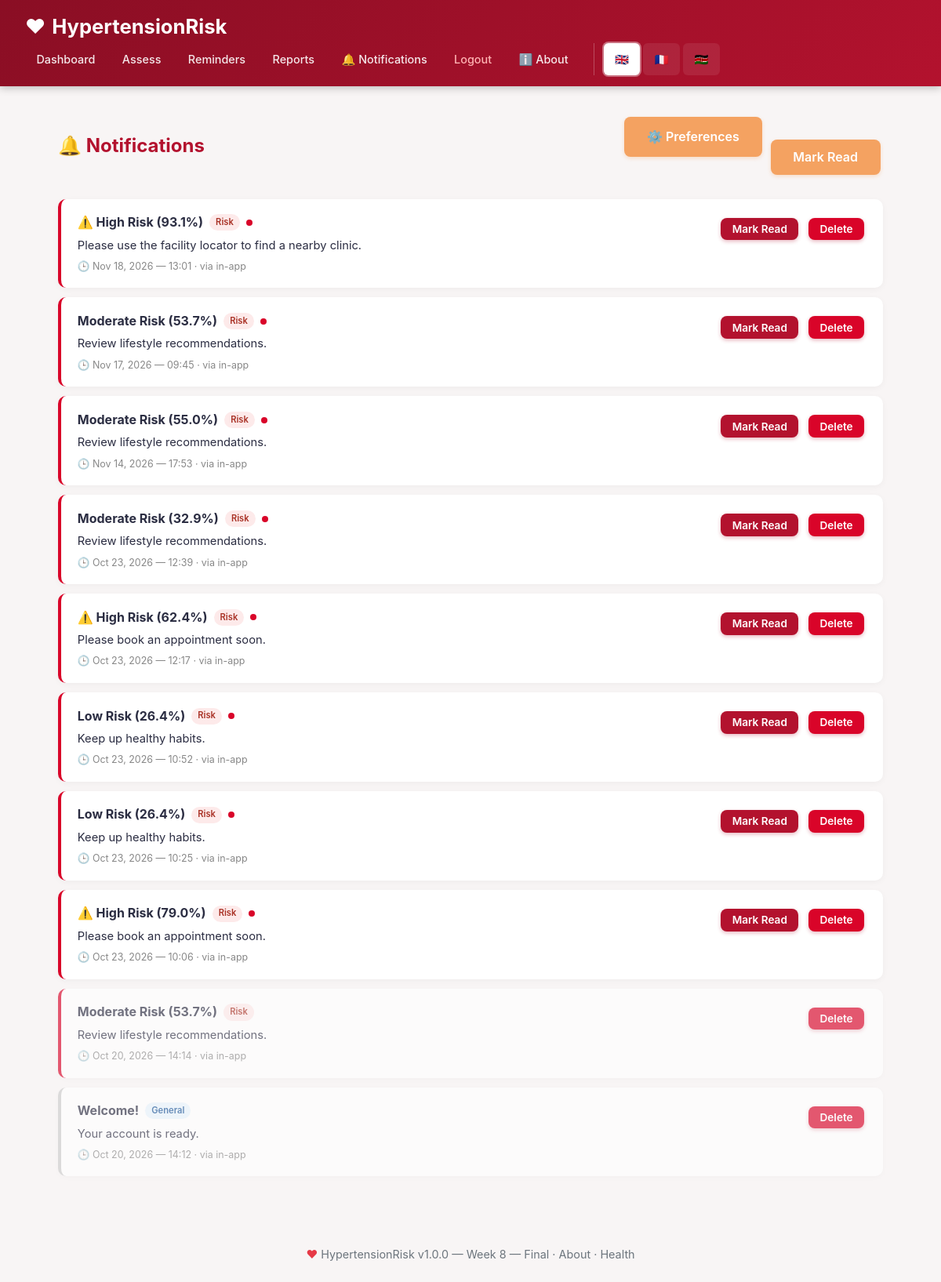
The page /notifications (signed in) on the database its author committed.
### app.py (models this page shows)
class Notification(db.Model):
    id = db.Column(db.Integer, primary_key=True)
    user_id = db.Column(db.Integer, db.ForeignKey('user.id'), nullable=False)
    title = db.Column(db.String(200), nullable=False)
    message = db.Column(db.Text, nullable=False)
    category = db.Column(db.String(40), default='general')
    channel = db.Column(db.String(30), default='in-app')
    is_read = db.Column(db.Boolean, default=False)
    created_at = db.Column(db.DateTime, default=datetime.utcnow)

### app.py (the view)
@app.route('/notifications')
@login_required
def notifications(): return render_template('notifications.html', notifications=Notification.query.filter_by(user_id=current_user.id).order_by(Notification.created_at.desc()).all())

### app.py (called while the page is built)
def get_current_language():
    url_lang = request.args.get('lang')
    if url_lang and url_lang in TRANSLATIONS:
        session['language'] = url_lang
        return url_lang
    return session.get('language', 'en')

@app.before_request
def before_request():
    g.lang = get_current_language()
    g.t = lambda key: get_text(g.lang, key)

@app.context_processor
def inject_globals():
    return {
        't': lambda key: get_text(g.lang, key),
        'current_lang': g.lang,
        'supported_languages': SUPPORTED_LANGUAGES,
        'app_version': APP_VERSION,
        'app_build': APP_BUILD_DATE,
    }

@login_manager.user_loader
def load_user(user_id):
    return User.query.get(int(user_id))

### translations.py (called while the page is built)
def get_text(lang, key):
    return TRANSLATIONS.get(lang, TRANSLATIONS['en']).get(key, TRANSLATIONS['en'].get(key, key))

### templates/notifications.html (shortened to what this page needs)
{% extends "base.html" %}
{% block content %}
<div class="page-header">
    <h2>🔔 {{ t('notifications') }}</h2>
    <div>
        <a href="{{ url_for('notification_preferences') }}" class="btn btn-secondary">⚙️ {{ t('preferences') }}</a>
        <form method="POST" action="{{ url_for('mark_all_read') }}" style="display:inline;">
            <button class="btn btn-secondary">{{ t('mark_read') }}</button>
        </form>
    </div>
</div>
{% if notifications %}
<div class="notif-list">
    {% for n in notifications %}
    <div class="notif-row notif-{{ n.category }} {% if n.is_read %}read{% endif %}">
        <div class="notif-body">
            <div class="notif-header">
                <strong>{{ n.title }}</strong>
                <span class="notif-cat-badge cat-{{ n.category }}">{{ n.category }}</span>
                {% if not n.is_read %}<span class="notif-unread-dot"></span>{% endif %}
            </div>
            <div class="notif-message">{{ n.message }}</div>
            <div class="notif-meta">🕒 {{ n.created_at.strftime('%b %d, %Y — %H:%M') }} · via {{ n.channel }}</div>
        </div>
        <div class="notif-actions">
            {% if not n.is_read %}
            <form method="POST" action="{{ url_for('mark_notification_read', n_id=n.id) }}" style="display:inline;">
                <button class="btn btn-small">{{ t('mark_read') }}</button>
            </form>
            {% endif %}
            <form method="POST" action="{{ url_for('delete_notification', n_id=n.id) }}"
                  onsubmit="return confirm('Delete?');" style="display:inline;">
                <button class="btn btn-small btn-danger">{{ t('delete') }}</button>
            </form>
        </div>
    </div>
    {% endfor %}
</div>
{% else %}
<div class="empty-state"><p>{{ t('no_data') }}</p></div>
{% endif %}
{% endblock %}

### static/css/style.css (style rules this page uses)
:root { --primary: #b3122e; --primary-dark: #8a0e24; --primary-light: #e63946; --secondary: #f4a261; --success: #2a9d8f; --danger: #d90429; --warning: #e76f51; --background: #f8f5f5; --card-bg: #ffffff; --text: #2b2d42; --text-light: #6c757d; --border: #f0d6d6; --shadow-sm: 0 2px 8px rgba(0,0,0,0.04); --shadow-md: 0 4px 20px rgba(0,0,0,0.08); --shadow-lg: 0 12px 30px rgba(0,0,0,0.12); --radius: 12px; --transition: all 0.25s ease; }
* { margin: 0; padding: 0; box-sizing: border-box; }
body { font-family: 'Inter', 'Segoe UI', system-ui, -apple-system, sans-serif; background: var(--background); color: var(--text); line-height: 1.6; min-height: 100vh; display: flex; flex-direction: column; }
.btn { display: inline-block; padding: 0.8rem 1.8rem; background: var(--primary); color: white; text-decoration: none; border-radius: 8px; font-weight: 600; font-size: 1rem; margin: 0.4rem 0.2rem; border: none; cursor: pointer; transition: var(--transition); text-align: center; box-shadow: 0 2px 5px rgba(179,18,46,0.3); position: relative; overflow: hidden; font-family: inherit; }
.btn-secondary { background: var(--secondary); box-shadow: 0 2px 5px rgba(244,162,97,0.3); }
.btn-danger { background: var(--danger); }
.btn-small { padding: 0.4rem 0.9rem; font-size: 0.85rem; }
.notif-list { display: flex; flex-direction: column; gap: 0.75rem; }
.notif-row { background: white; padding: 1.1rem 1.3rem; border-radius: 10px; box-shadow: var(--shadow-sm); display: flex; justify-content: space-between; align-items: flex-start; gap: 1rem; border-left: 4px solid var(--primary); flex-wrap: wrap; }
.notif-row.read { opacity: 0.65; border-left-color: #ccc; }
.notif-row.notif-risk { border-left-color: #d90429; }
.notif-body { flex: 1; min-width: 220px; }
.notif-header { display: flex; align-items: center; gap: 0.5rem; flex-wrap: wrap; }
.notif-cat-badge { display: inline-block; padding: 0.1rem 0.5rem; font-size: 0.7rem; border-radius: 12px; font-weight: 600; text-transform: capitalize; }
.cat-general { background: #e8f4fd; color: #1a5599; }
.cat-risk { background: #fdeaea; color: #a93226; }
.notif-unread-dot { display: inline-block; width: 8px; height: 8px; background: #d90429; border-radius: 50%; }
.notif-message { font-size: 0.92rem; color: var(--text); margin: 0.3rem 0; }
.notif-meta { font-size: 0.78rem; color: #888; }
.notif-actions { display: flex; gap: 0.4rem; align-items: center; }
.page-header { display: flex; justify-content: space-between; align-items: center; margin-bottom: 1.5rem; flex-wrap: wrap; gap: 1rem; }
.page-header h2 { color: var(--primary); }

### rows shown on the page
Notification: title "⚠️ High Risk (93.1%)", category "Risk", is_read False (drawn), message "Please use the facility locator to find a nearby clinic.", created_at "Nov 18, 2026 — 13:01", channel "in-app", t "Mark Read", t "Delete"
Notification: title "Moderate Risk (53.7%)", category "Risk", is_read False (drawn), message "Review lifestyle recommendations.", created_at "Nov 17, 2026 — 09:45", channel "in-app", t "Mark Read", t "Delete"
Notification: title "Moderate Risk (55.0%)", category "Risk", is_read False (drawn), message "Review lifestyle recommendations.", created_at "Nov 14, 2026 — 17:53", channel "in-app", t "Mark Read", t "Delete"
Notification: title "Moderate Risk (32.9%)", category "Risk", is_read False (drawn), message "Review lifestyle recommendations.", created_at "Oct 23, 2026 — 12:39", channel "in-app", t "Mark Read", t "Delete"
Notification: title "⚠️ High Risk (62.4%)", category "Risk", is_read False (drawn), message "Please book an appointment soon.", created_at "Oct 23, 2026 — 12:17", channel "in-app", t "Mark Read", t "Delete"
Notification: title "Low Risk (26.4%)", category "Risk", is_read False (drawn), message "Keep up healthy habits.", created_at "Oct 23, 2026 — 10:52", channel "in-app", t "Mark Read", t "Delete"
Notification: title "Low Risk (26.4%)", category "Risk", is_read False (drawn), message "Keep up healthy habits.", created_at "Oct 23, 2026 — 10:25", channel "in-app", t "Mark Read", t "Delete"
Notification: title "⚠️ High Risk (79.0%)", category "Risk", is_read False (drawn), message "Please book an appointment soon.", created_at "Oct 23, 2026 — 10:06", channel "in-app", t "Mark Read", t "Delete"
Notification: title "Moderate Risk (53.7%)", category "Risk", message "Review lifestyle recommendations.", created_at "Oct 20, 2026 — 14:14", channel "in-app", t "Delete"
Notification: title "Welcome!", category "General", message "Your account is ready.", created_at "Oct 20, 2026 — 14:12", channel "in-app", t "Delete"

### other values the page prints
{{ t('app_name') }} "HypertensionRisk"
{{ t('dashboard') }} "Dashboard"
{{ t('assessment') }} "Assess"
{{ t('reminders') }} "Reminders"
{{ t('reports') }} "Reports"
{{ t('notifications') }} "Notifications"
{{ t('logout') }} "Logout"
{{ label.split(' ')[0] }} "🇬🇧" "🇫🇷" "🇰🇪"
{{ t('preferences') }} "Preferences"
{{ t('mark_read') }} "Mark Read"
{{ app_version }} "1.0.0"
{{ app_build }} "Week 8 — Final"
